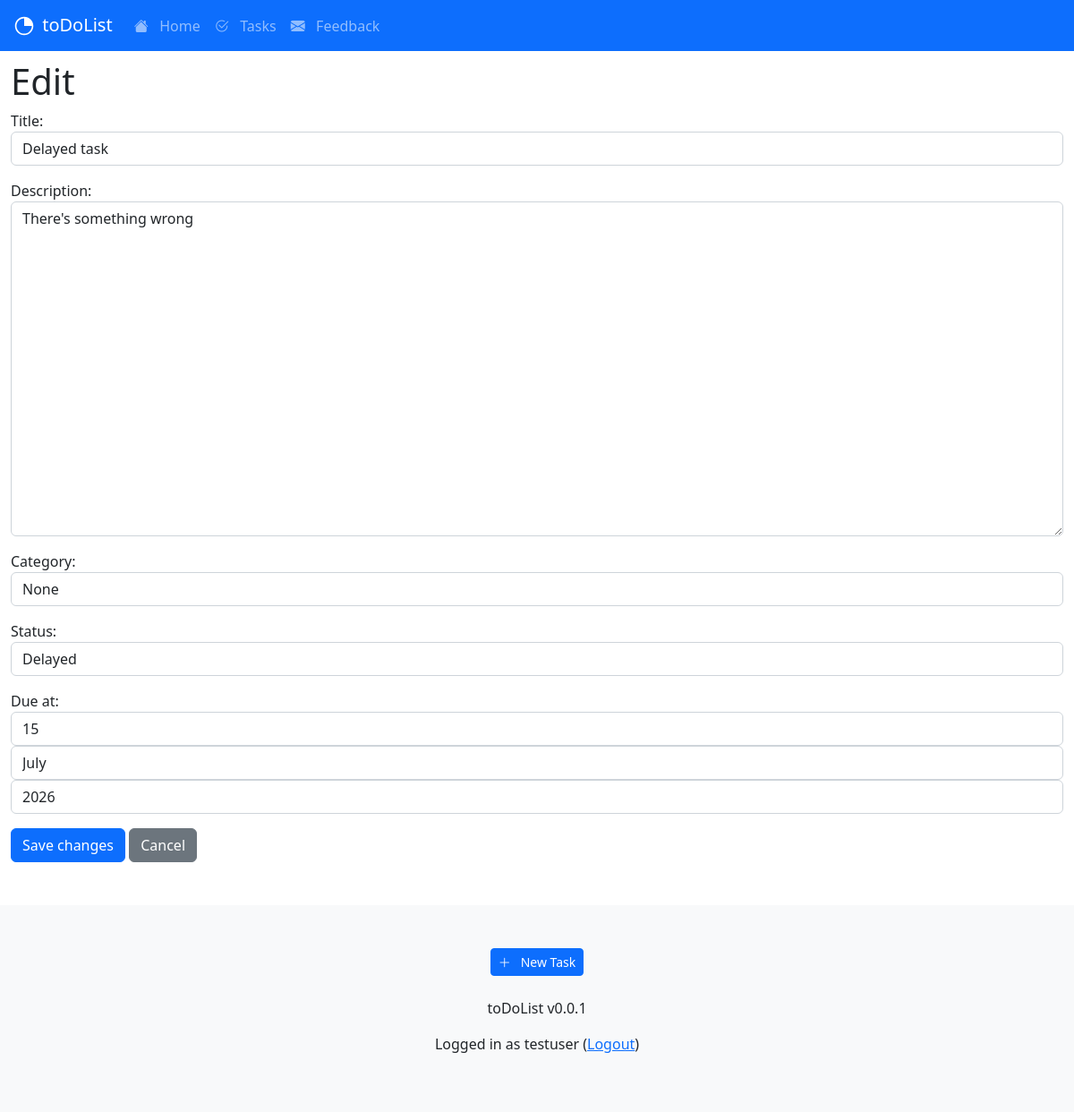
The app's page /tasks/edit/15 (signed in), older data.
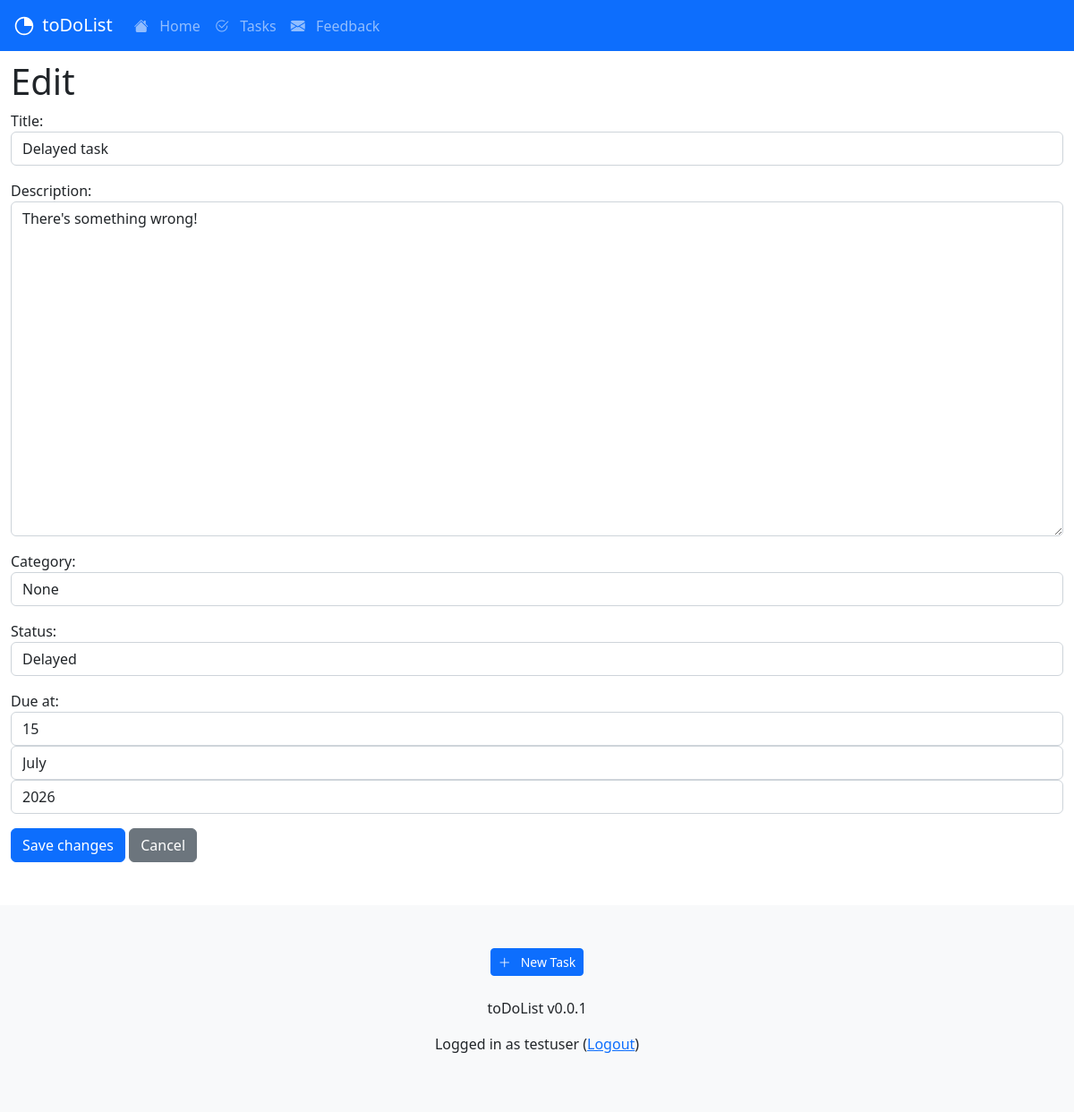
The same page, newer data.
### taskapp/models.py (models this page shows, shortened)
class Task(models.Model):
    title = models.CharField(max_length = 128, unique=True)
    description = models.TextField()
    created_at = models.DateTimeField(auto_now_add=True)
    updated_at = models.DateTimeField(auto_now=True)
    category = models.CharField(max_length = 128)
    status = models.CharField(max_length = 128)
    due_at = models.DateField()
    author = models.ForeignKey(User, on_delete=models.SET_NULL, null=True, blank=True)
    class Meta:
        indexes = [models.Index(fields=['title']), ]

### taskapp/views.py (the view)
# urls.py: path('edit/<int:nid>', views.update_view, name='tasks_update'),
@login_required
def update_view(request, nid):
    context = {}
    obj = get_object_or_404(Task, id = nid)
    if(obj.author != request.user and not(is_admin(request.user))):
        raise PermissionDenied()
    form = TaskForm(request.POST or None, instance = obj)
    if form.is_valid():
        form.save()
        messages.add_message(request, messages.SUCCESS, 'Task Updated')
        return redirect('tasks_detail', pk = nid)
    context["form"] = form
    return render(request, "taskapp/update_view.html", context)

### taskapp/forms.py
class TaskForm(forms.ModelForm):
    class Meta:
        model = Task
        fields = ['title', 'description', 'category',  'status', 'due_at', 'author']
        widgets = {
            'title': forms.TextInput(attrs={
            'class': 'form-control',
            'placeholder': 'Task Title',
            }),
            'description': forms.Textarea(attrs={
            'class': 'form-control',
            'placeholder': 'Task Description',
            'rows' : 15,
            'cols' : 60,
            }),
            'category': forms.TextInput(attrs={
            'class': 'form-control',
            'placeholder': 'Category',
            }),
            'status': forms.Select(choices=STATUS_CHOICES, attrs={
            'class': 'form-control',
            }),
            'due_at': forms.SelectDateWidget(attrs={
            'class': 'form-control',
            }),
            'author': forms.HiddenInput(),
}

### taskapp/templates/taskapp/update_view.html (shortened to what this page needs)
{% extends 'base.html' %}
{% block content %}
<h1>Edit</h1>
<form method="POST" enctype="multipart/form-data">
    {{ form.as_p }}
    <div class="d-grid gap-2 d-md-block">
        <input type="submit" value="Save changes" class="btn btn-primary">
        <input type="button" class="btn btn-secondary" onclick="history.back()" value="Cancel" />
    </div>
</form>
{% endblock content %}

Row changes from the older to the newer data that the page shows:
changed Task "Delayed task": description "There's something wrong" → "There's something wrong!"
